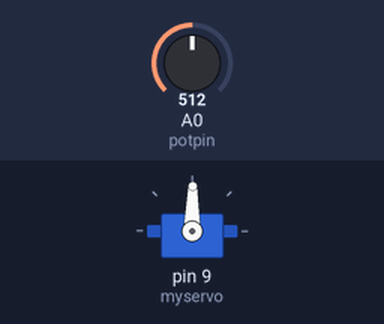
A sketch run on a simulated Arduino Uno, built with avr-gcc and run on an emulated ATmega328P. Parts: servo. Inputs (shaded band) come from the test bench; at power-on: A0 (potpin) = 512.

Above: at 1.2 s.
1.3 s: A0 (potpin) set to 716
At 2.5 s:
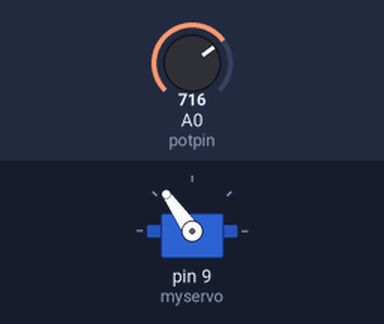
2.8 s: A0 (potpin) set to 900
At 3.6 s:
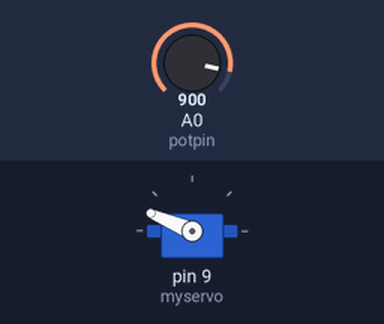
4.3 s: A0 (potpin) set to 1023
At 5.0 s:
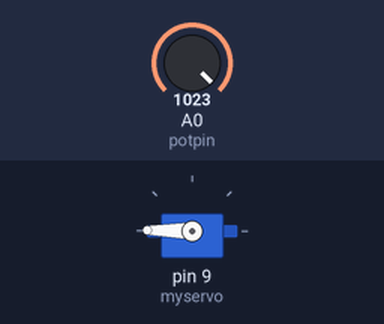
5.8 s: A0 (potpin) set to 306
At 7.0 s:
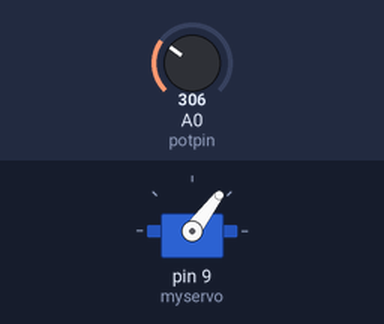
7.3 s: A0 (potpin) set to 122
At 8.5 s:
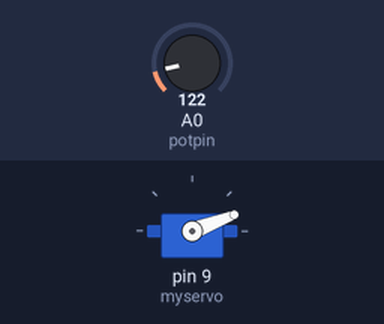
8.8 s: A0 (potpin) set to 511
At 9.3 s:
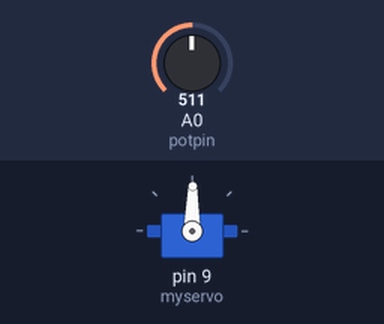
Timing chart, 0 to 11.3 s (numbered marks = the images above; inputs shaded):
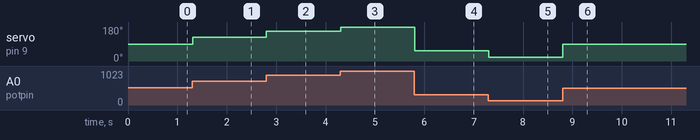

The sketch:

servo_pot.ino
```cpp
#include <Servo.h>

Servo myservo;
int potpin=0;
int val;
void setup()
{
  myservo.attach(9);
}

void loop()
{
  val= analogRead(potpin);
  val = map(val,0,1023,0,179);
  myservo.write(val);
  delay(15);
}
```

Measured:
- after the input at 1.3 s, servo on pin 9 (myservo): 89° → 125° at once
- after the input at 2.8 s, servo on pin 9 (myservo): 125° → 157° at once
- after the input at 4.3 s, servo on pin 9 (myservo): 157° → 179° at once
- after the input at 5.8 s, servo on pin 9 (myservo): 179° → 53° at once
- after the input at 7.3 s, servo on pin 9 (myservo): 53° → 21° at once
- after the input at 8.8 s, servo on pin 9 (myservo): 21° → 89° at once
